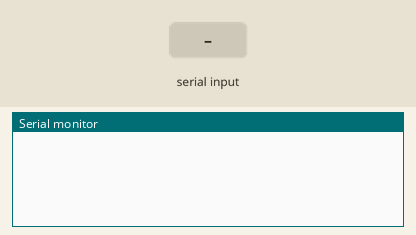
Bench run of a sketch on a simulated Arduino Uno, built with avr-gcc and run on an emulated ATmega328P. On the bench: the last lines printed to the serial monitor. The test bench sets the inputs (shaded band).

Above: at 1.2 s.
1.3 s: "90,45\n" received over Serial
At 3.5 s:
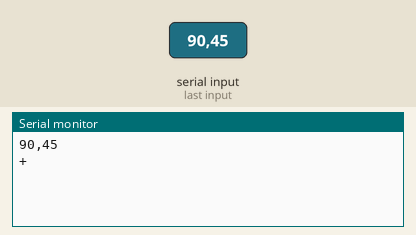
3.8 s: "30,150\n" received over Serial
At 5.5 s:
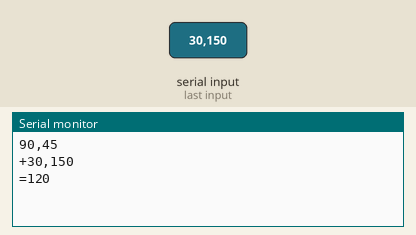

Measured:
- after the input at 1.3 s, the serial monitor: prints a new line after 1.0 s (image 1)
- after the input at 3.8 s, the serial monitor: prints a new line after 1.0 s (image 2)

The sketch:

calculator__.ino
```cpp
char angka[3];
int di = 0;
void setup() {
Serial.begin(9600);
}

void loop() {
String input;
  if(Serial.available()>0){
    input = Serial.readString();
    angka[di] = input.toInt();
    if(di==0){
      Serial.print(input+"+");
    }else{
      Serial.print(input+"=");
    }
    di++;
  }
  if(di==2){
    Serial.println(angka[0]+angka[1]);
    di = 0;
  }
}
```
